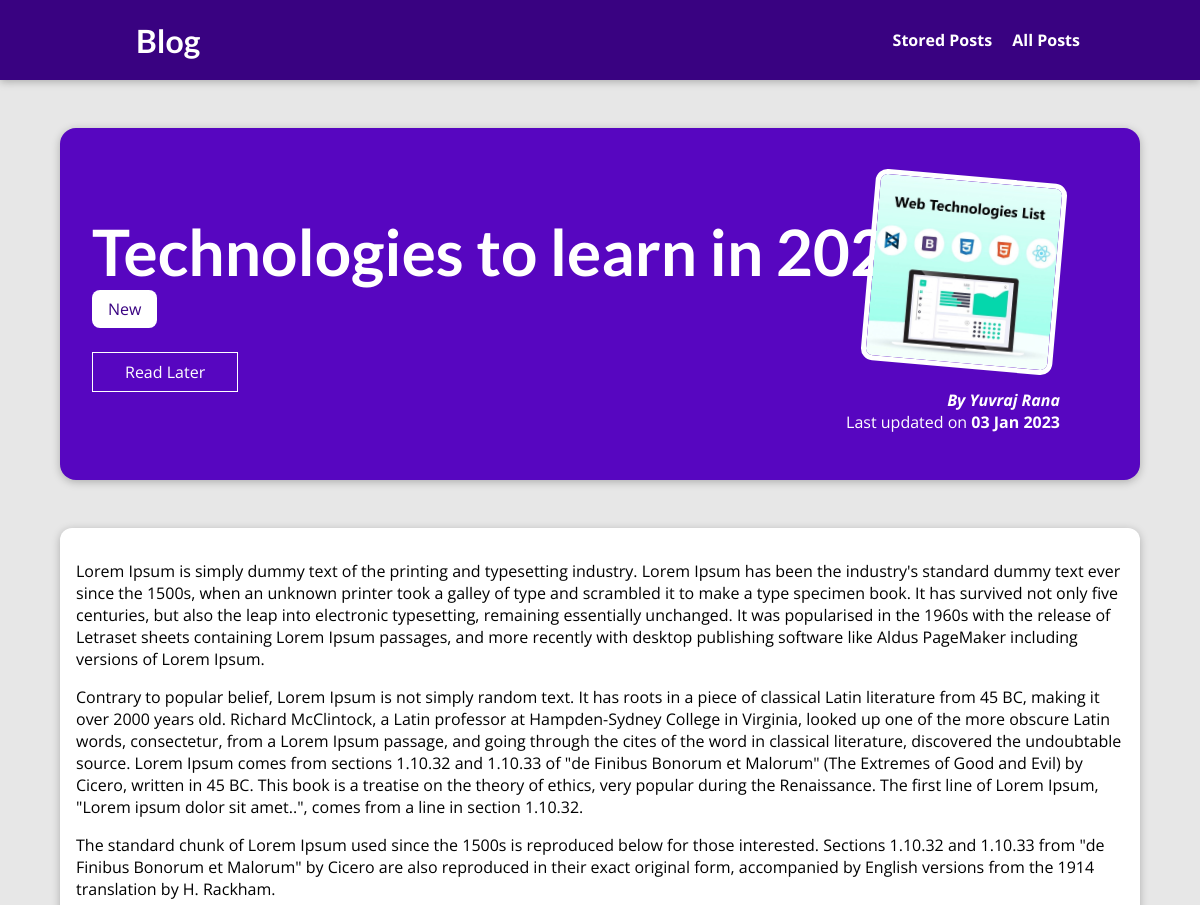
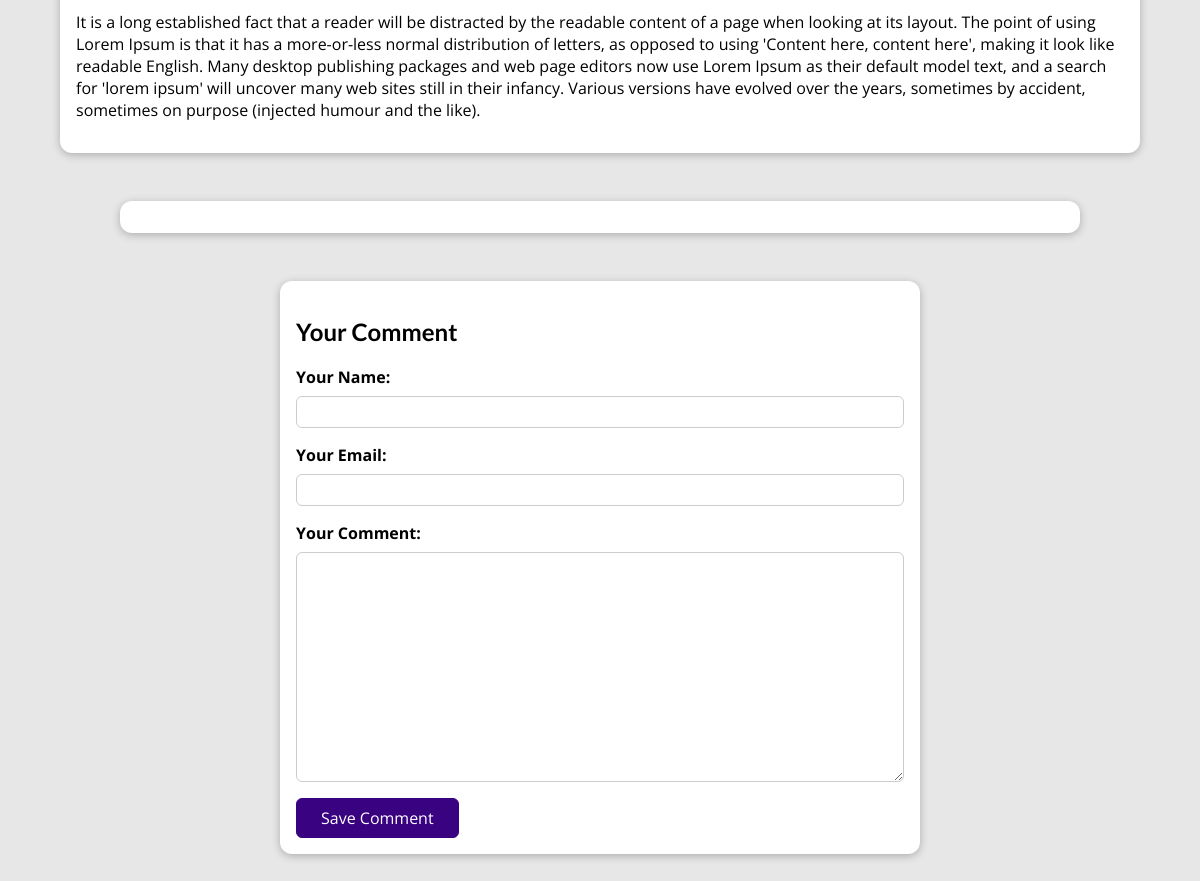
Page /posts/technologies-to-learn-in-2023 on the committed database (2 pictures, top to bottom).
### blog/models.py (models this page shows, shortened)
class Post(models.Model):
    title = models.CharField(max_length=150)
    excerpt = models.CharField(max_length=200)
    image = models.ImageField(upload_to="posts", null=True)
    date = models.DateField(auto_now=True)
    slug = models.SlugField(unique=True, db_index=True)
    content = models.TextField(validators=[MinLengthValidator(10)])
    author = models.ForeignKey(
        Author, on_delete=models.SET_NULL, null=True, related_name="posts")
    tags = models.ManyToManyField(Tag)

class Tag(models.Model):
    caption = models.CharField(max_length=20)

class Author(models.Model):
    first_name = models.CharField(max_length=100)
    last_name = models.CharField(max_length=100)
    email_address = models.EmailField()
    def full_name(self):
        return f"{self.first_name} {self.last_name}"
    def __str__(self):
        return self.full_name()

### blog/views.py (the view, shortened to what this page needs)
# urls.py: path("posts/<slug:slug>", views.SinglePostView.as_view(),
class SinglePostView(View):
    def is_stored_post(self, request, post_id):
        stored_posts = request.session.get("stored_posts")
        if stored_posts is not None:
          is_saved_for_later = post_id in stored_posts
        else:
          is_saved_for_later = False
        return is_saved_for_later
    def get(self, request, slug):
        post = Post.objects.get(slug=slug)
        context = {
            "post": post,
            "post_tags": post.tags.all(),
            "comment_form": CommentForm(),
            "comments": post.comments.all().order_by("-id"),
            "saved_for_later": self.is_stored_post(request, post.id)
        }
        return render(request, "blog/post-detail.html", context)

### blog/forms.py
class CommentForm(forms.ModelForm):
    class Meta:
        model = Comment
        exclude = ["post"]
        labels = {
          "user_name": "Your Name",
          "user_email": "Your Email",
          "text": "Your Comment"
        }

### blog/templates/blog/post-detail.html (shortened to what this page needs)
{% extends "base.html" %}
{% load static %}
{% block css_files %}
<link rel="stylesheet" href="{% static "blog/post-detail.css" %}" />
{% endblock %}
{% block content %}
<section id="summary">
  <h2>{{ post.title }}</h2>
  <div>
    {% for tag in post_tags %}
      <span class="tag">{{ tag.caption }}</span>
    {% endfor %}
  </div>
  <div id="read-later">
    <form action="{% url "read-later" %}" method="POST">
      <button>
        {% if saved_for_later %}
          Remove from "Read Later" List
        {% else %}
          Read Later
        {% endif %}
      </button>
    </form>
  </div>
  <article>
    <img src="{{ post.image.url }}" alt="{{ post.title }}" />
    <address>By <a href="mailto:{{ post.author.email_address }}">{{ post.author }}</a></address>
    <div>Last updated on <time>{{ post.date|date:"d M Y" }}</time></div>
  </article>
</section>
<main>
  {{ post.content|linebreaks }}
</main>
<section id="comments">
</section>
<section id="comment-form">
  <h2>Your Comment</h2>
  <form action="{% url "post-detail-page" post.slug %}" method="POST">
    {% for form_field in comment_form %}
      <div class="form-control {% if form_field.errors %}invalid{% endif %}">
        {{ form_field.label_tag }}
        {{ form_field }}
      </div>
    {% endfor %}
    <button>Save Comment</button>
  </form>
</section>
{% endblock %}

### static/app.css (style rules this page uses)
* { box-sizing: border-box; }
html { font-family: 'Open Sans', 'Lato', sans-serif; }
body { margin: 0; }
h1, h2, h3 { font-family: 'Lato', sans-serif; font-weight: bold; }

### blog/static/blog/post-detail.css (style rules this page uses)
body { background-color: #e7e7e7; }
#summary { margin: 8rem auto 3rem auto; padding: 2rem; width: 90%; max-width: 90rem; border-radius: 16px; background-color: #5706c0; position: relative; box-shadow: 0 2px 8px rgba(0, 0, 0, 0.25); height: 22rem; }
#summary h2 { color: white; font-size: 4rem; margin-bottom: 0.5rem; }
#summary article { position: absolute; top: 2rem; right: 3rem; padding: 1rem 2rem; border-radius: 12px; text-align: right; color: white; }
#summary article img { width: 12rem; height: 12rem; border-radius: 12px; transform: rotateZ(5deg); border: 5px solid white; margin-bottom: 1rem; }
#summary address { font-weight: bold; }
#summary a { color: white; text-decoration: none; }
#summary time { font-weight: bold; }
#read-later { margin: 2rem 0; }
#read-later button { background-color: transparent; border: 1px solid white; padding: 0.5rem 2rem; font: inherit; color: white; cursor: pointer; }
main { width: 90%; max-width: 90rem; margin: 3rem auto; background-color: white; padding: 1rem; border-radius: 12px; box-shadow: 0 2px 8px rgba(0, 0, 0, 0.25); }
.tag { background-color: white; color: #390281; padding: 0.5rem 1rem; border-radius: 8px; }
#comment-form { margin: 3rem auto; width: 90%; max-width: 40rem; border-radius: 12px; background-color: white; box-shadow: 0 2px 8px rgba(0, 0, 0, 0.25); padding: 1rem; }
#comment-form button { font: inherit; background-color: #390281; color: white; border: 1px solid #390281; padding: 0.5rem 1.5rem; border-radius: 6px; cursor: pointer; }
.form-control { margin-bottom: 1rem; }
.form-control label { font-weight: bold; margin-bottom: 0.5rem; display: block; }
.form-control input, .form-control textarea { display: block; width: 100%; font: inherit; padding: 0.25rem; border-radius: 6px; border: 1px solid #ccc; }
#comments { margin: 3rem auto; width: 90%; max-width: 60rem; border-radius: 12px; background-color: white; box-shadow: 0 2px 8px rgba(0, 0, 0, 0.25); padding: 1rem 2rem; }

### rows in the picture
Post: title "Technologies to learn in 2023", image (picture), author "Yuvraj Rana", date "03 Jan 2023", content "Lorem Ipsum is simply dummy text of the printing and typesetting industry. Lorem Ipsum has been the industry's standard dummy text ever since the 1500s, when an unknown printer took a galley of type and scrambled it to make a type specimen book. It has survived not only five centuries, but also the leap into electronic typesetting, remaining essentially unchanged. It was popularised in the 1960s with the release of Letraset sheets containing Lorem Ipsum passages, and more recently with desktop publishing software like Aldus PageMaker including versions of Lorem Ipsum. Contrary to popular belief, Lorem Ipsum is not simply random text. It has roots in a piece of classical Latin literature…"
Tag: caption "New"
